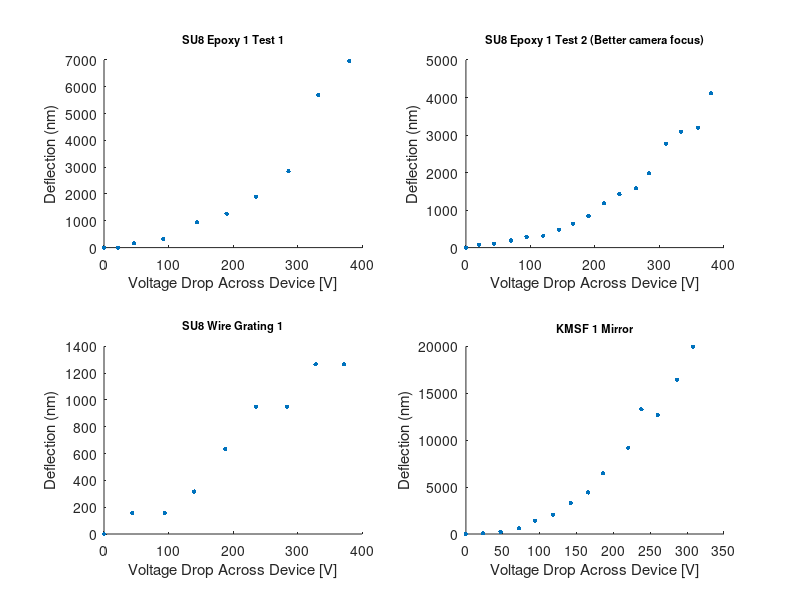

Recreate this plot in MATLAB. (Note: this script raises an error after producing the figure.)
%WGP Research Voltage vs Deflection code Oliver Gough

%-----------------------------------------------------------------
%Formatting Data 

%Voltage vs deflection measuremnts for first su8 epoxy film 1st test
Epoxy_1_Test_1_Voltages = [0 22 46 92 144 190 236 286 332 380];
Epoxy_1_Test_1_NumOfFringes = [0 0 0.5 1 3 4 6 9 18 22];
Epoxy_1_Test_1_Deflections = Epoxy_1_Test_1_NumOfFringes.*(633/2);
Epoxy_1_Test_1_VvsD = [Epoxy_1_Test_1_Voltages ; Epoxy_1_Test_1_Deflections];

%Voltage vs deflection measuremnts for first su8 epoxy film 2nd test with
%better focus
Epoxy_1_Test_2_Voltages = [0 20 44 70 94 120 144 166 190 214 238 264 284 310 333 360 380];
Epoxy_1_Test_2_NumOfFringes = [0 0.25 0.33 0.6 0.9 1 1.5 2 2.66 3.75 4.5 5 6.25 8.75 9.75 10.1 13];
Epoxy_1_Test_2_Deflections = Epoxy_1_Test_2_NumOfFringes.*(633/2);
Epoxy_1_Test_2_VvsD = [Epoxy_1_Test_2_Voltages ; Epoxy_1_Test_2_Deflections];

%Voltage vs deflection measuremnts for first su8 wire grating
Wire_Grating_1_Voltages = [0 44 94 140 188 236 284 328 372];
Wire_Grating_1_NumOfFringes = [0 0.5 0.5 1 2 3 3 4 4];
Wire_Grating_1_Deflections = Wire_Grating_1_NumOfFringes.*(633/2);
Wire_Grating_1_VvsD = [Wire_Grating_1_Voltages;Wire_Grating_1_Deflections];

%Voltage vs deflection measuremnts for first kmsf membraine
KMSF_1_Voltages = [0 23 47 72 94 118 142 166 186 220 238 260 286 308];
KMSF_1_NumOfFringes = [0 0.25 0.75 2 4.5 6.5 10.5 14 20.5 29 42 40 52 63];
KMSF_1_Deflections = KMSF_1_NumOfFringes.*(633/2);
KMSF_1_VvsD = [KMSF_1_Voltages;KMSF_1_Deflections];

%-----------------------------------------------------------------
%Code to further compare data, maybe TODO


%-----------------------------------------------------------------
%Plot The Different deflections on seperate subplots

%Plot data for first epoxy film
figure(1);
subplot(2,2,1);
hold on
title('SU8 Epoxy 1 Test 1','FontSize',8);
ylabel('Deflection (nm)');
xlabel('Voltage Drop Across Device [V]');
scatter(Epoxy_1_Test_1_VvsD(1,:),Epoxy_1_Test_1_VvsD(2,:),10,"filled");
hold off
subplot(2,2,2);
hold on
title('SU8 Epoxy 1 Test 2 (Better camera focus)','FontSize',8);
ylabel('Deflection (nm)');
xlabel('Voltage Drop Across Device [V]');
scatter(Epoxy_1_Test_2_VvsD(1,:),Epoxy_1_Test_2_VvsD(2,:),10,"filled");
hold off
subplot(2,2,3);
hold on
title('SU8 Wire Grating 1','FontSize',8);
ylabel('Deflection (nm)');
xlabel('Voltage Drop Across Device [V]');
scatter(Wire_Grating_1_VvsD(1,:),Wire_Grating_1_VvsD(2,:),10,"filled");
hold off
subplot(2,2,4);
hold on
title('KMSF 1 Mirror','FontSize',8);
ylabel('Deflection (nm)');
xlabel('Voltage Drop Across Device [V]');
scatter(KMSF_1_VvsD(1,:),KMSF_1_VvsD(2,:),10,"filled");
hold off

sgtitle('Voltage vs Deflection Of Deformable Membraines');

%-----------------------------------------------------------------
%Plots Data on one big plot

figure(2)
hold on
plot(Epoxy_1_Test_1_VvsD(1,:),Epoxy_1_Test_1_VvsD(2,:))
plot(Epoxy_1_Test_2_VvsD(1,:),Epoxy_1_Test_2_VvsD(2,:))
plot(Wire_Grating_1_VvsD(1,:),Wire_Grating_1_VvsD(2,:))
plot(KMSF_1_VvsD(1,:),KMSF_1_VvsD(2,:));
ylabel("Membraine Defelection [nm]");
xlabel("Voltage across Devices [Volts]");
title('Voltage Vs Deflection Cummilitve Graph');
legend("SU8 Membrane Test 1","SU8 Membrane Test 2", "SU8 Grating", "KMSF Mebraine 1" );
hold off
